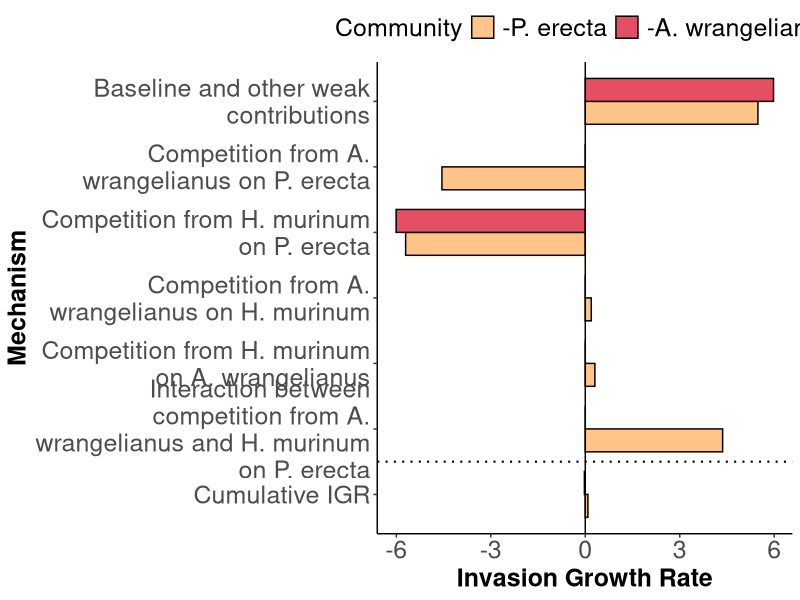

Here is the R script that generated this plot:
### Figure 2. Decomposition of invasion growth rates. 
### Author: Joe Brennan

# First chunk of code is modified from Van Dyke et al, 2022

# Read in parameter data
# s_g_data <- read.csv("./data/s_g_data.csv") #seed survival and germination data
# 
# # extract parameters
# s = s_g_data$s
# g = s_g_data$g
# 
# final_output <- read.csv("./output/final_output_nls_boot_1000.csv")
# final_output$treatment <- factor(final_output$treatment, levels = c(1, 2))
# 
# # Calculate the mean lambda values for each species at different treatments
# lambda_summary <- final_output %>%
#   group_by(focal, treatment) %>%
#   summarize(mean_lambda = mean(lambda, na.rm = TRUE))
# 
# lambda.ambient = lambda_summary$mean_lambda[lambda_summary$treatment==1]
# 
# nls_boot_pairs <- read.csv("./output/nls_boot_pairs_1000_full_model.csv")
# 
# A.ambient = matrix(nls_boot_pairs$alpha[nls_boot_pairs$treatment==1], nrow=6,ncol=6)
# A.ambient.names = matrix(paste0(nls_boot_pairs$focal[nls_boot_pairs$treatment==1],'.',nls_boot_pairs$competitor[nls_boot_pairs$treatment==1]), nrow=6, ncol=6)
# 
# # Get parameters for species of interest
# A = A.ambient[c(1,3,4), c(1,3,4)]
# g = g[c(1,3,4)]
# s = s[c(1,3,4)]
# lambda = lambda.ambient[c(1,3,4)]

A = rbind(c(0.27290462, 0.9415389, 0.5590646),
          c(0.13755487, 0.9483990,0.1599514),
          c(0.08483079, 1.0221670, 0.4161495))
g = c(0.2240310, 0.6666667, 0.6029647)
s = c(0.2625463, 0.0450000, 0.6215016)
lambda = c(2351.5366, 745.9973, 654.6758)

# invasion growth rate for annual plant model
IGR.plant <- function(A,s,g,lambda,res.eq){ # function to get IGR for gLV
  
  IGR.row = log(s*(1-g) + g*lambda /(1 + ((A %*% (g*res.eq)))))
  
  return(IGR.row)
  
}

# specify resident community and invading species
res = 2
inv = 3

# get equilibrium density for original function given resident community
res.eq = numeric(nrow(A))
res.eq[res] = solve(a = A[res,res],b= lambda[res] * g[res] / (1 - s[res]*(1-g[res]))-1)/g[res]

# get Invasion Growth Rate of specific model
orig.IGR = IGR.plant(A,s,g,lambda,res.eq)[inv]

# set interactions of interest to 0. In our case, competition between species.
temp.A=A
temp.A[3,2]<-0

# find baseline value i.e., invasion growth rate when interactions are not present
eps.0 = IGR.plant(temp.A,s,g,lambda,res.eq)

#initialize dataframe to contain change in invasion growth rate
eps.df = as.data.frame(eps.0); names(eps.df)='eps.0'

# impact of competition from H. murinum on P. erecta
temp.A[3,2] <- A[3,2]
eps.32 = IGR.plant(temp.A, s, g, lambda, res.eq) - eps.0

# add to dataframe
eps.df = cbind(eps.df, eps.32)

# check it worked. Should read TRUE.
all(abs(IGR.plant(A,s,g,lambda,res.eq)-rowSums(eps.df))<1e-15)

# find delta values
delta.interest.values = eps.df[inv,]-eps.df[res,]
colnames(delta.interest.values) = gsub('^eps','delta',names(delta.interest.values))

# Create dataframe for plotting
df <- data.frame(
  Mechanism = c("Baseline and other weak contributions", 
                'Competition from H. murinum on P. erecta'),
  IGR = as.numeric(delta.interest.values)
)

# fix order
df$Mechanism <- factor(df$Mechanism, levels = rev(c("Baseline and other weak contributions", 
                                                    'Competition from H. murinum on P. erecta')))

# Create cumulative sum 
df$cumulative_IGR_backwards <- cumsum(df$IGR)  # Direct cumulative sum calculation

# specify resident community and invading species
res = c(1,2)
inv = 3

# get equilibrium density for original function given resident community
res.eq = numeric(nrow(A))
res.eq[res] = solve(a = A[res,res],b= lambda[res] * g[res] / (1 - s[res]*(1-g[res]))-1)/g[res]

# IGR for annual plant model
IGR.plant <- function(A,s,g,lambda,res.eq){ # function to get IGR for gLV
  
  IGR.row = log(s*(1-g) + g*lambda /(1 + ((A %*% (g*res.eq)))))
  
  return(IGR.row)
  
}

# function to find all strict subsets of an array
all_subsets <- function(x) {
  
  
  # Create a list to store the subsets
  subsets <- list()
  
  # Iterate over all possible subset sizes
  for (i in 1:(length(x)-1)) {
    subsets <- c(subsets, combn(x, i, simplify = FALSE))
  }
  
  if (length(x)==1) subsets = list(x)
  
  return(subsets)
}

# get Invasion Growth Rate of specific model
orig.IGR = IGR.plant(A,s,g,lambda,res.eq)[inv]

# set interactions of interest to 0. In our case, competition between species.
temp.A=A
temp.A[1,2]<-temp.A[2,1]<-temp.A[3,1]<-temp.A[3,2]<-0

# find baseline value i.e., invasion growth rate when interactions are not present
eps.0 = IGR.plant(temp.A,s,g,lambda,res.eq)

# find all species interactions combinations
subsets = all_subsets(1:4)

#initialize dataframe to contain change in invasion growth rate
eps.df = as.data.frame(eps.0); names(eps.df)='eps.0'

# loop through all subsets
for (i in 1:length(subsets)){
  
  # identify traits we are restoring
  current.subset = subsets[[i]]
  
  # find eps to subtract
  int.effect.subtraction = c(1)
  if(i-1>0)for (j in 1:(i-1)){
    if (all(subsets[[j]] %in% current.subset)) int.effect.subtraction = c(int.effect.subtraction, (j+1))
  }
  
  #restore respective traits
  if (1 %in% current.subset) temp.A[1,2]=A[1,2]
  if (2 %in% current.subset) temp.A[2,1]=A[2,1]
  if (3 %in% current.subset) temp.A[3,2]=A[3,2]
  if (4 %in% current.subset) temp.A[3,1]=A[3,1]
  
  # find invasion growth rate of current system
  r = IGR.plant(temp.A,s,g,lambda,res.eq)
  
  # subtract effects to extract main effect
  temp.eps = r - rowSums(cbind(eps.df[,int.effect.subtraction], rep(0,3)))
  
  # add to df
  eps.df[,(i+1)] = temp.eps; names(eps.df)[i+1]=paste0('eps.', paste0(current.subset, collapse='.'))
  
  # set values back to 0
  temp.A[1,2]<-temp.A[2,1]<-temp.A[3,1]<-temp.A[3,2]<-0
  
}

# check it worked. Should read TRUE.
all(abs(IGR.plant(A,s,g,lambda,res.eq)-rowSums(eps.df))<1e-15)

# find delta values
delta.values = eps.df[inv,]-colSums(eps.df[res,])/(length(res))
colnames(delta.values) = gsub('^eps','delta',names(delta.values))

# Only consider contributions whose effect is at least 0.01 in magnitude
indices = which(abs(delta.values)>0.01)
delta.interest.values = delta.values[indices]

# add all weak contributions to baseline
delta.interest.values[1] = delta.interest.values[1] + sum(delta.values[abs(delta.values)<0.01])

# Create dataframe for plotting
inv.df <- data.frame(
  Mechanism = c("Baseline and other weak contributions", 
                'Competition from H. murinum on A. wrangelianus', 
                "Competition from A. wrangelianus on H. murinum", 
                "Competition from H. murinum on P. erecta",
                'Competition from A. wrangelianus on P. erecta',
                'Interaction between competition from A. wrangelianus and H. murinum on P. erecta'),
  IGR = as.numeric(delta.interest.values)
)

# fix order
inv.df$Mechanism <- factor(inv.df$Mechanism, levels = rev(c("Baseline and other weak contributions", 
                                                    'Competition from H. murinum on A. wrangelianus', 
                                                    "Competition from A. wrangelianus on H. murinum", 
                                                    "Competition from H. murinum on P. erecta",
                                                    'Competition from A. wrangelianus on P. erecta',
                                                    'Interaction between competition from A. wrangelianus and H. murinum on P. erecta')))

# Create cumulative sum 
inv.df$cumulative_IGR_backwards <- cumsum(inv.df$IGR)  # Direct cumulative sum calculation

total.df = as.data.frame(inv.df$Mechanism)
colnames(total.df) = 'Mechanism'
total.df$minusi.comm.IGR = inv.df$IGR

matchindices = inv.df$Mechanism %in% df$Mechanism
alter = numeric(length(matchindices))

trueindices = which(matchindices)
igr_indices = seq_along(df$IGR)

alter[trueindices] = df$IGR[seq_along(trueindices)]
total.df$secext.comm.IGR = alter

library(ggplot2)
library(dplyr)
library(tidyr)
library(stringr)

# Reshape the dataframe to a long format
total_long <- total.df %>%
  pivot_longer(cols = c(minusi.comm.IGR, secext.comm.IGR), 
               names_to = "IGR_Type", values_to = "IGR")

# Compute Cumulative IGR (sum for each IGR_Type)
cumulative_igr <- total_long %>%
  group_by(IGR_Type) %>%
  summarize(IGR = sum(IGR), .groups = "drop") %>%
  mutate(Mechanism = "Cumulative IGR")  # Add "Cumulative IGR" as a new row

# Append Cumulative IGR row to the original dataframe
total_long <- bind_rows(total_long, cumulative_igr)

# Ensure "Cumulative IGR" is at the top and "Baseline" is at the bottom
mechanism_levels <- c("Cumulative IGR", 'Interaction between competition from A. wrangelianus and H. murinum on P. erecta', setdiff(unique(total.df$Mechanism), c("Cumulative IGR", "Baseline and other weak contributions",'Interaction between competition from A. wrangelianus and H. murinum on P. erecta')), "Baseline and other weak contributions")
total_long$Mechanism <- factor(total_long$Mechanism, levels = mechanism_levels, ordered = TRUE)

# Get the position (index) of "Cumulative IGR" for the vertical line
cumulative_igr_position <- which(levels(total_long$Mechanism) == "Cumulative IGR")

# Plot
ggplot(total_long, aes(x = Mechanism, y = IGR, fill = IGR_Type)) +
  geom_bar(stat = "identity", position = "dodge", width = 0.7, color = "black") +
  coord_flip() +  
  geom_hline(yintercept = 0, linetype = "solid", color = "black", size = 0.5) +
  geom_vline(xintercept = cumulative_igr_position + 0.5, linetype = "dotted", color = "black", size = 0.7) +
  theme_classic() +  
  labs(x = "Mechanism", y = "Invasion Growth Rate", fill = "Community") +
  scale_x_discrete(labels = function(x) str_wrap(x, width = 27)) + 
  scale_fill_manual(values = c("minusi.comm.IGR" = "#fec488", "secext.comm.IGR" = "#e44f64"),  
                    labels = c("minusi.comm.IGR" = "-P. erecta", "secext.comm.IGR" = "-A. wrangelianus")) +
  theme(
    axis.text = element_text(size = 18),
    axis.title = element_text(size = 18, face = "bold"),   
    plot.title = element_text(size = 18, face = "bold"), 
    legend.position = "top",
    legend.text = element_text(size = 18),
    legend.title = element_text(size = 18)
  )
